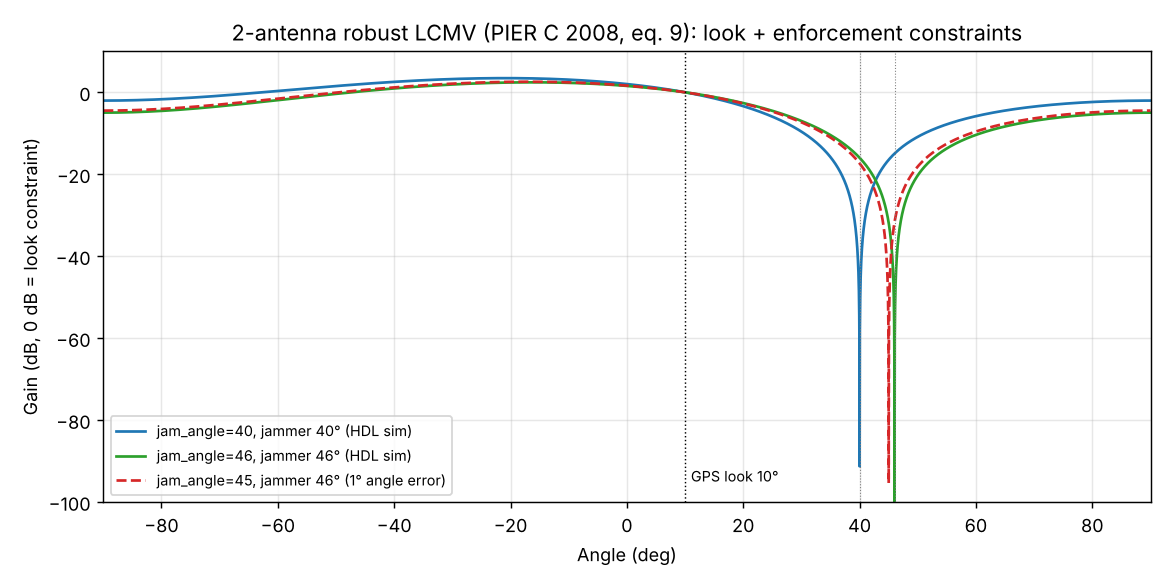
#> input picture HDL/sim/lcmv_null_pattern.png, 1170 x 585 px
$ python convert_image.py ../../HDL/sim/lcmv_null_pattern.png ../../HDL/sim/lcmv_pi_null_pattern.png
#> lines starting #> are read from the running program, lines starting #| are printed output that depends on the picture
#!/usr/bin/env python3
"""Convert any image into IMAGE.RAW, the raw format img_loader.v expects.

Format (see rtl/img_loader.v for the RTL-side reader):
    offset 0..3 : magic "RIMG" (ASCII)
    offset 4..5 : width,  16-bit little-endian (must be 160)
    offset 6..7 : height, 16-bit little-endian (must be 120)
    offset 8..  : 160*120 pixels, RGB565, 16-bit little-endian each,
                  row-major, top row first, left pixel first.

160x120 was chosen so the whole frame fits in the LFE5U-25F's on-chip
block RAM (no external SDRAM in this design) - see README.md for the
budget math. The source image is resized to fill 160x120 exactly,
cropping any excess to preserve aspect ratio (no letterboxing/stretch
distortion) - if you don't want cropping, pre-resize/pad the source
image to a 4:3 aspect ratio yourself before running this.

Usage:
    python3 convert_image.py input.jpg IMAGE.RAW
"""
import sys
import struct

try:
    from PIL import Image
except ImportError:
    sys.exit("This script needs Pillow: pip install pillow")

WIDTH = 160
HEIGHT = 120


def rgb888_to_rgb565(r, g, b):
    r5 = r >> 3
    g6 = g >> 2
    b5 = b >> 3
    return (r5 << 11) | (g6 << 5) | b5


def main():
    if len(sys.argv) != 3:
        sys.exit(f"usage: {sys.argv[0]} <input image> <output IMAGE.RAW>")

    src_path, dst_path = sys.argv[1], sys.argv[2]

    img = Image.open(src_path).convert("RGB")

    # Resize to fill 160x120 exactly, cropping the excess on the longer
    # axis to preserve aspect ratio (avoids squashing/stretching).
    src_w, src_h = img.size
#> src_w = 1170; src_h = 585
    target_ratio = WIDTH / HEIGHT
    src_ratio = src_w / src_h
#> src_ratio = 2

    if src_ratio > target_ratio:
        # source is wider than target: crop left/right
        new_w = int(src_h * target_ratio)
#> new_w = 780
        left = (src_w - new_w) // 2
#> left = 195
        img = img.crop((left, 0, left + new_w, src_h))
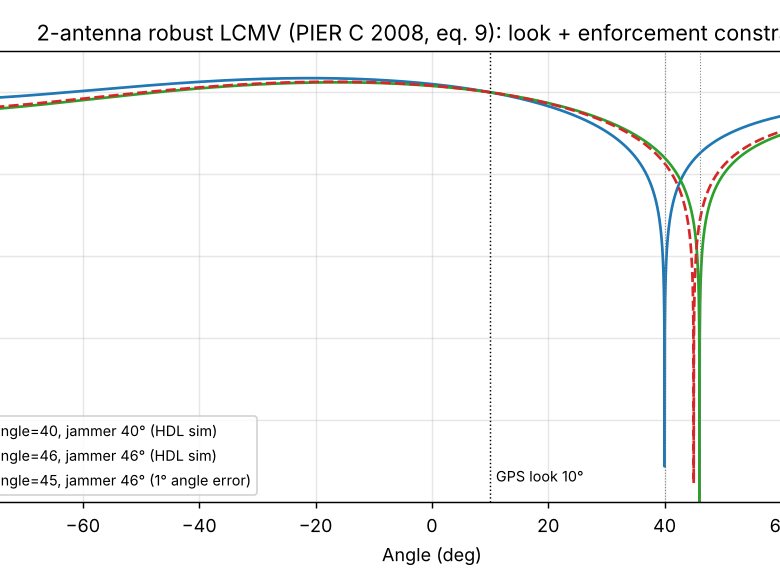
#> img: PIL image 780x585 RGB; mean R, G, B 246.6, 246.8, 246.6
    else:
        # source is taller than target: crop top/bottom
        new_h = int(src_w / target_ratio)
        top = (src_h - new_h) // 2
        img = img.crop((0, top, src_w, top + new_h))

    img = img.resize((WIDTH, HEIGHT), Image.LANCZOS)
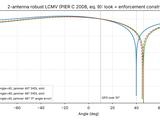
#> img: PIL image 160x120 RGB; mean R, G, B 245.9, 246.2, 246

    with open(dst_path, "wb") as f:
        f.write(b"RIMG")
        f.write(struct.pack("<HH", WIDTH, HEIGHT))
        pixels = img.load()
        for y in range(HEIGHT):
            for x in range(WIDTH):
                r, g, b = pixels[x, y]
                f.write(struct.pack("<H", rgb888_to_rgb565(r, g, b)))

    expected_size = 8 + WIDTH * HEIGHT * 2
    print(f"Wrote {dst_path}: {expected_size} bytes ({WIDTH}x{HEIGHT} RGB565)")
    print("Copy this file to the SD card's root directory as IMAGE.RAW "
          "(8.3 filename, all-caps, on a FAT16/FAT32-formatted card).")


if __name__ == "__main__":
    main()
